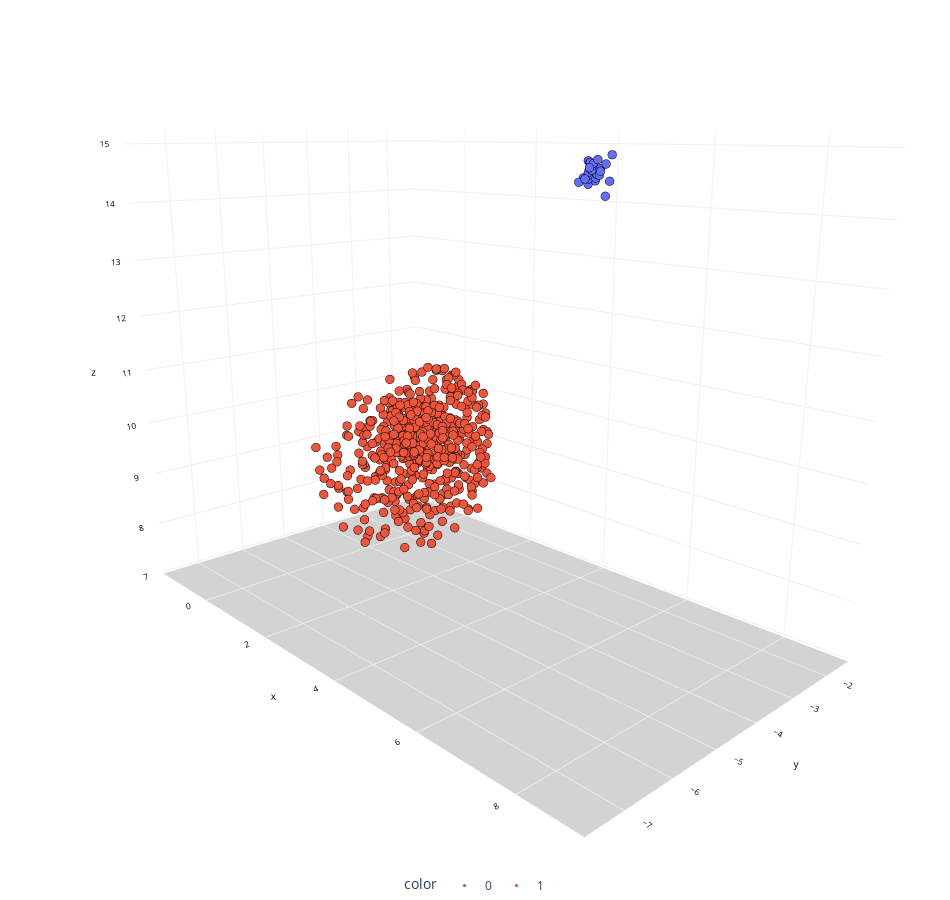

Notebook code cell kept with this figure:
### Code cell
chart(X_trans, objGroup.labels_)

### Figure 1 — Plotly figure (JSON) as saved in the notebook; plotly's stock layout.template omitted (floating-point values rounded to 4 significant figures; data arrays with more than 128 entries replaced by an {"elided": "..."} marker saying what was removed)
{"data": [{"hovertemplate": "color=0<br>x=%{x}<br>y=%{y}<br>z=%{z}<extra></extra>", "legendgroup": "0", "marker": {"color": "#636efa", "line": {"color": "black", "width": 0.1}, "size": 3, "symbol": "circle"}, "mode": "markers", "name": "0", "scene": "scene", "showlegend": true, "type": "scatter3d", "x": [8.581, 8.856, 8.567, 8.747, 8.558, 8.782, 8.668, 8.621, 8.672, 8.616, 8.641, 8.764, 8.685, 8.569, 8.66, 8.801, 8.668, 8.758, 8.705, 8.749, 8.712, 8.811, 8.635, 8.677, 8.649, 8.772, 8.69, 8.737], "y": [-7.377, -7.312, -7.353, -7.382, -7.421, -7.455, -7.469, -7.299, -7.354, -7.411, -7.443, -7.385, -7.349, -7.508, -7.342, -7.274, -7.522, -7.496, -7.469, -7.366, -7.493, -7.353, -7.411, -7.466, -7.155, -7.573, -7.429, -7.498], "z": [14.93, 14.99, 14.68, 14.78, 14.75, 14.94, 14.81, 14.72, 14.75, 14.74, 14.78, 14.82, 14.79, 14.71, 14.78, 14.72, 14.74, 14.91, 14.87, 14.85, 14.92, 14.9, 14.91, 14.86, 14.55, 14.86, 14.85, 14.84]}, {"hovertemplate": "color=1<br>x=%{x}<br>y=%{y}<br>z=%{z}<extra></extra>", "legendgroup": "1", "marker": {"color": "#EF553B", "line": {"color": "black", "width": 0.1}, "size": 3, "symbol": "circle"}, "mode": "markers", "name": "1", "scene": "scene", "showlegend": true, "type": "scatter3d", "x": {"elided": "553 float values"}, "y": {"elided": "553 float values"}, "z": {"elided": "553 float values"}}], "layout": {"height": 900, "legend": {"orientation": "h", "title": {"text": "color"}, "tracegroupgap": 0, "x": 0.5, "xanchor": "center", "y": 0, "yanchor": "top"}, "margin": {"b": 0, "l": 0, "r": 0, "t": 0}, "scene": {"camera": {"center": {"x": 0, "y": 0, "z": -0.1}, "eye": {"x": 1.5, "y": -1.4, "z": 0.5}, "up": {"x": 0, "y": 0, "z": 1}}, "domain": {"x": [0, 1], "y": [0, 1]}, "xaxis": {"backgroundcolor": "white", "color": "black", "gridcolor": "#f0f0f0", "tickfont": {"size": 10}, "title": {"font": {"size": 10}, "text": "x"}}, "yaxis": {"backgroundcolor": "white", "color": "black", "gridcolor": "#f0f0f0", "tickfont": {"size": 10}, "title": {"font": {"size": 10}, "text": "y"}}, "zaxis": {"backgroundcolor": "lightgrey", "color": "black", "gridcolor": "#f0f0f0", "tickfont": {"size": 10}, "title": {"font": {"size": 10}, "text": "z"}}}, "showlegend": true, "title": {"text": "UMAP"}, "width": 950}}
